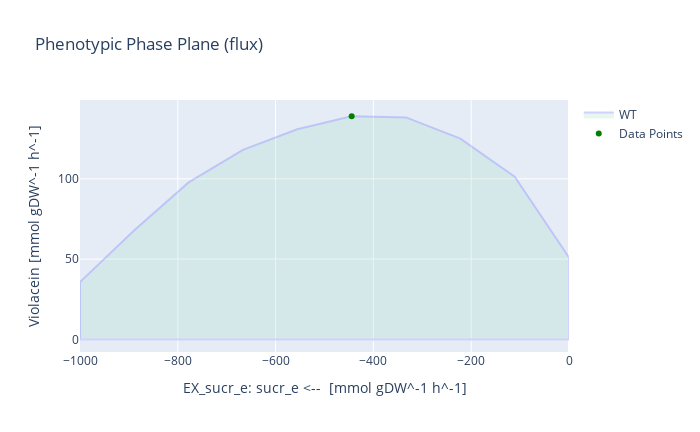

Write notebook code for a chart like this one.
### Code cell
# With sucrose as substrate
medium = model_LB_vio_fad.medium
with model_LB_vio_fad:
    medium['EX_glc__D_e'] = 0
    medium['EX_sucr_e'] = 1000
    model_LB_vio_fad.medium = medium
    model_LB_vio_fad.objective = model_LB_vio_fad.reactions.Growth
    growth_rate = model_LB_vio_fad.optimize().objective_value
    model_LB_vio_fad.objective = model_LB_vio_fad.reactions.Violacein
    violacein_production = model_LB_vio_fad.optimize().objective_value
    violacein_sucr_yield = violacein_production / (-1*model_LB_vio_fad.reactions.EX_sucr_e.flux)
    
    print('Growth rate for V. natriegens [h^-1]:', growth_rate)
    print('Max. violacein production [mmol gDW^-1 h^-1]:', violacein_production)
    print('Theoretical maximum yield [mmol_vio / mmol_sucr]:', violacein_sucr_yield)
    
    model_LB_vio_fad.reactions.EX_sucr_e.bounds = -1000,0
    result = phenotypic_phase_plane(model_LB_vio_fad, 
                                variables=[model_LB_vio_fad.reactions.EX_sucr_e],
                                objective=model_LB_vio_fad.reactions.Violacein,
                                points=10)
    x = result.data_frame.EX_sucr_e[result.data_frame.objective_upper_bound.idxmax()]
    y = result.data_frame.objective_upper_bound[result.data_frame.objective_upper_bound.idxmax()]
    result.plot(plotter, points=[(x,y)], points_colors=["green"])
    print("The optimal sucrose uptake for Violacein flux is:", result.data_frame.EX_sucr_e[result.data_frame.objective_upper_bound.idxmax()])

### Figure 1 — Plotly figure (JSON) as saved in the notebook; plotly's stock layout.template omitted (floating-point values rounded to 4 significant figures)
{"data": [{"fill": "toself", "fillcolor": "#B3E2CD", "hoverinfo": "none", "marker": {"line": {"color": "#B3E2CD"}, "opacity": 0.3}, "mode": "lines", "name": "WT", "opacity": 0.3, "type": "scatter", "x": [-1000, -888.9, -777.8, -666.7, -555.6, -444.4, -333.3, -222.2, -111.1, 0, 0, -111.1, -222.2, -333.3, -444.4, -555.6, -666.7, -777.8, -888.9, -1000, -1000, -1000], "y": [0, 1.366e-15, -1.421e-14, -4.263e-14, -3.197e-12, 8.527e-14, 3.371e-14, -9.805e-13, 1.137e-13, -2.756e-13, 51.03, 101.3, 125.0, 138.2, 138.9, 130.9, 118.0, 97.76, 67.92, 35.73, 0, 35.73]}, {"marker": {"color": ["green"]}, "mode": "markers", "name": "Data Points", "type": "scatter", "x": [-444.4], "y": [138.9]}], "layout": {"height": 432, "title": {"text": "Phenotypic Phase Plane (flux)"}, "width": 700, "xaxis": {"autorange": true, "range": [-1000, 0], "title": {"text": "EX_sucr_e: sucr_e <--  [mmol gDW^-1 h^-1]"}, "type": "linear"}, "yaxis": {"autorange": true, "range": [-7.845, 149.1], "title": {"text": "Violacein [mmol gDW^-1 h^-1]"}, "type": "linear"}}}
